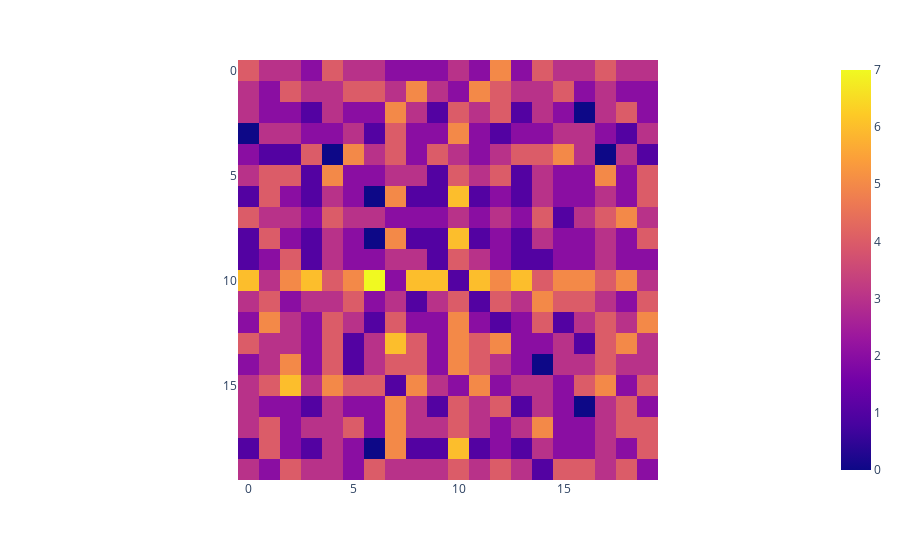
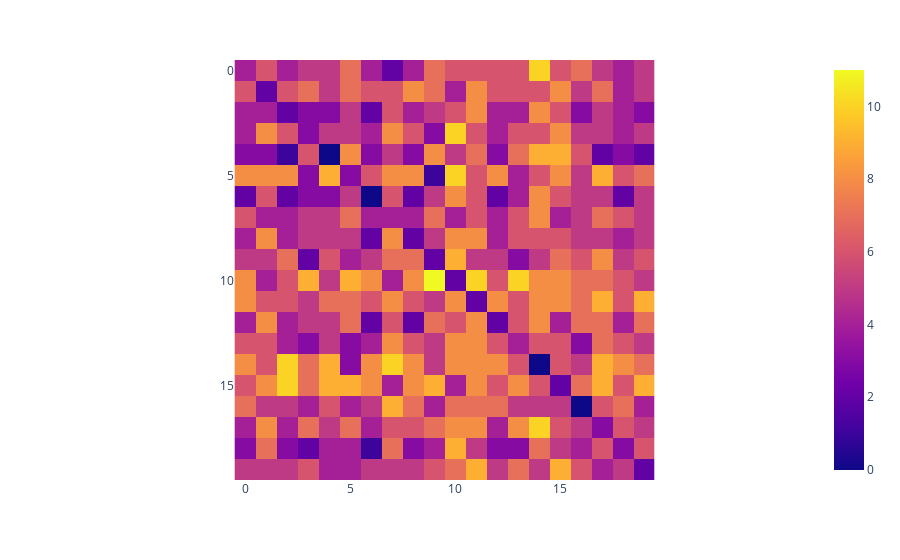
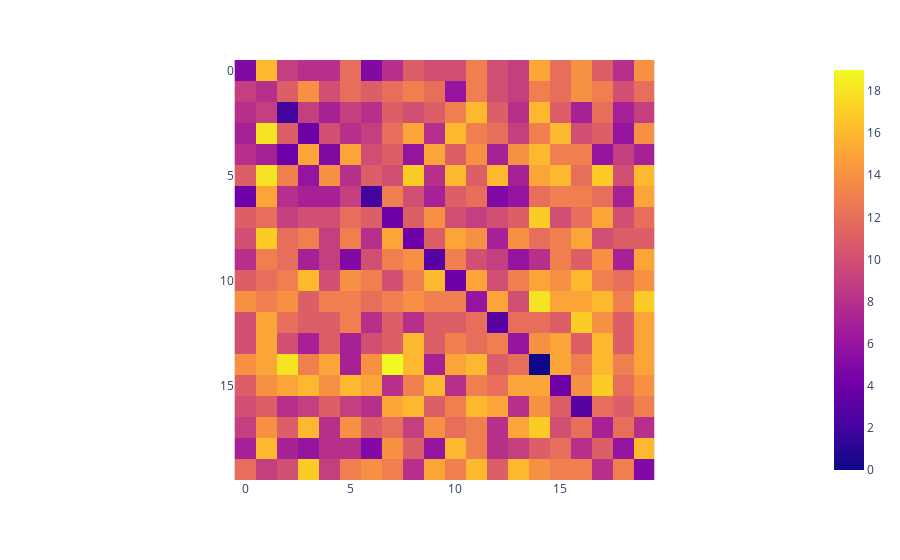
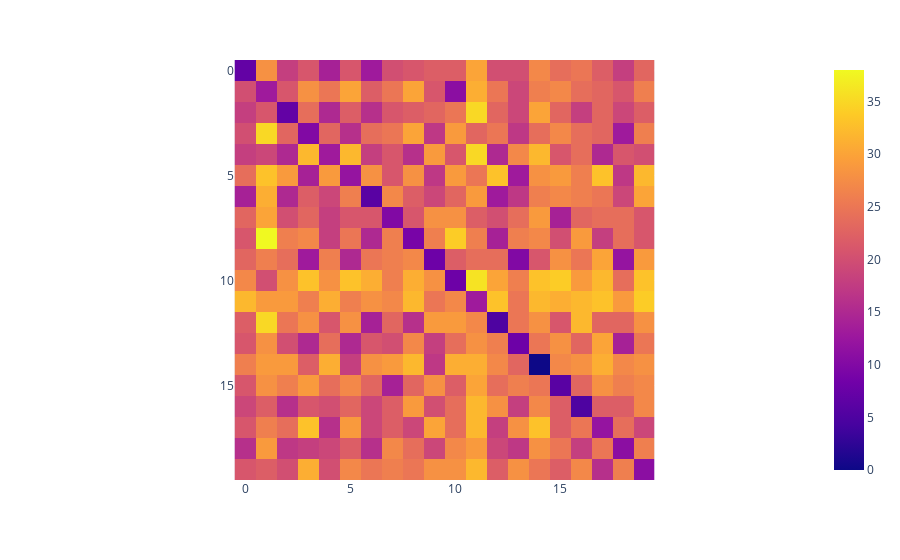

The code cell stored with these charts, in order, in its notebook:
### Markdown cell above
## Process Generated data

Load the generated data and save LSH codes for both source and variants with increasing nbits i.e. 8, 16, 32, 64, 128 hyperplanes.
And then plot HD matrix between all sources and variants for each nbits.

### Code cell
dir_name = "output"
file_name = "paragraphs_processed.csv"

# load data
df = pl.read_csv("data/paragraphs.csv")
source_texts = df.get_column("original").to_list()
variants_texts = df.get_column("very_similar").to_list()

# get embeddings for source and variants
source_embeddings = LSH.get_embedding(source_texts, model)
variant_embeddings = LSH.get_embedding(variants_texts, model)

# Create DataFrame with embeddings of source and variants
df2 = pl.DataFrame(
    {
        "Source": source_texts,
        "Variant": variants_texts,
        "Source Embedding": [
            str(embedding) for embedding in source_embeddings.tolist()
        ],
        "Variant Embedding": [
            str(embedding) for embedding in variant_embeddings.tolist()
        ],
    }
)

print("Saving Embeddings, LSH codes & HD matrix...\n")
for nbits in [8, 16, 32, 64, 128]:
    print(f"\tfor nbits = {nbits}:")
    # Create LSH instance
    lsh = LSH(nbits=nbits, seed=seed, embedding_size=embedding_size)

    hashes_source = lsh.hash_vector(source_embeddings)
    hashes_variant = lsh.hash_vector(variant_embeddings)

    # Add LSH hashes corresponding to the embeddings to the df2 DataFrame
    df2.insert_column(
        len(df2.columns), pl.Series(f"Source Hash {nbits}-bit", hashes_source)
    )
    df2.insert_column(
        len(df2.columns), pl.Series(f"Variant Hash {nbits}-bit", hashes_variant)
    )

    hamming_distances = []
    # calculate HD matrix
    for hash_variant in hashes_variant:
        hamming_distances.append(
            [
                lsh.hamming_distance(hash_source, hash_variant)
                for hash_source in hashes_source
            ]
        )

    # generate a plot for nbits hyperplanes
    fig = px.imshow(hamming_distances)
    fig.show()
    py.offline.plot(fig, filename=f"output/plot_matrix_{nbits}.html", auto_open=False)

# Ensure the file in desired path
ensure_file_exists(dir_name, file_name)

""" Save embeddings + LSH to CSV, linked with source sample """
df2.write_csv(f"{dir_name}/{file_name}", separator=",")

### Figure 1 — Plotly figure (JSON) as saved in the notebook; plotly's stock layout.template omitted (floating-point values rounded to 4 significant figures; data arrays with more than 128 entries replaced by an {"elided": "..."} marker saying what was removed)
{"data": [{"coloraxis": "coloraxis", "hovertemplate": "x: %{x}<br>y: %{y}<br>color: %{z}<extra></extra>", "name": "0", "type": "heatmap", "xaxis": "x", "yaxis": "y", "z": {"elided": "20x20 int values"}}], "layout": {"coloraxis": {"colorscale": [[0, "#0d0887"], [0.1111, "#46039f"], [0.2222, "#7201a8"], [0.3333, "#9c179e"], [0.4444, "#bd3786"], [0.5556, "#d8576b"], [0.6667, "#ed7953"], [0.7778, "#fb9f3a"], [0.8889, "#fdca26"], [1, "#f0f921"]]}, "margin": {"t": 60}, "xaxis": {"anchor": "y", "constrain": "domain", "domain": [0, 1], "scaleanchor": "y"}, "yaxis": {"anchor": "x", "autorange": "reversed", "constrain": "domain", "domain": [0, 1]}}}

### Figure 2 — Plotly figure (JSON) as saved in the notebook; plotly's stock layout.template omitted (floating-point values rounded to 4 significant figures; data arrays with more than 128 entries replaced by an {"elided": "..."} marker saying what was removed)
{"data": [{"coloraxis": "coloraxis", "hovertemplate": "x: %{x}<br>y: %{y}<br>color: %{z}<extra></extra>", "name": "0", "type": "heatmap", "xaxis": "x", "yaxis": "y", "z": {"elided": "20x20 int values"}}], "layout": {"coloraxis": {"colorscale": [[0, "#0d0887"], [0.1111, "#46039f"], [0.2222, "#7201a8"], [0.3333, "#9c179e"], [0.4444, "#bd3786"], [0.5556, "#d8576b"], [0.6667, "#ed7953"], [0.7778, "#fb9f3a"], [0.8889, "#fdca26"], [1, "#f0f921"]]}, "margin": {"t": 60}, "xaxis": {"anchor": "y", "constrain": "domain", "domain": [0, 1], "scaleanchor": "y"}, "yaxis": {"anchor": "x", "autorange": "reversed", "constrain": "domain", "domain": [0, 1]}}}

### Figure 3 — Plotly figure (JSON) as saved in the notebook; plotly's stock layout.template omitted (floating-point values rounded to 4 significant figures; data arrays with more than 128 entries replaced by an {"elided": "..."} marker saying what was removed)
{"data": [{"coloraxis": "coloraxis", "hovertemplate": "x: %{x}<br>y: %{y}<br>color: %{z}<extra></extra>", "name": "0", "type": "heatmap", "xaxis": "x", "yaxis": "y", "z": {"elided": "20x20 int values"}}], "layout": {"coloraxis": {"colorscale": [[0, "#0d0887"], [0.1111, "#46039f"], [0.2222, "#7201a8"], [0.3333, "#9c179e"], [0.4444, "#bd3786"], [0.5556, "#d8576b"], [0.6667, "#ed7953"], [0.7778, "#fb9f3a"], [0.8889, "#fdca26"], [1, "#f0f921"]]}, "margin": {"t": 60}, "xaxis": {"anchor": "y", "constrain": "domain", "domain": [0, 1], "scaleanchor": "y"}, "yaxis": {"anchor": "x", "autorange": "reversed", "constrain": "domain", "domain": [0, 1]}}}

### Figure 4 — Plotly figure (JSON) as saved in the notebook; plotly's stock layout.template omitted (floating-point values rounded to 4 significant figures; data arrays with more than 128 entries replaced by an {"elided": "..."} marker saying what was removed)
{"data": [{"coloraxis": "coloraxis", "hovertemplate": "x: %{x}<br>y: %{y}<br>color: %{z}<extra></extra>", "name": "0", "type": "heatmap", "xaxis": "x", "yaxis": "y", "z": {"elided": "20x20 int values"}}], "layout": {"coloraxis": {"colorscale": [[0, "#0d0887"], [0.1111, "#46039f"], [0.2222, "#7201a8"], [0.3333, "#9c179e"], [0.4444, "#bd3786"], [0.5556, "#d8576b"], [0.6667, "#ed7953"], [0.7778, "#fb9f3a"], [0.8889, "#fdca26"], [1, "#f0f921"]]}, "margin": {"t": 60}, "xaxis": {"anchor": "y", "constrain": "domain", "domain": [0, 1], "scaleanchor": "y"}, "yaxis": {"anchor": "x", "autorange": "reversed", "constrain": "domain", "domain": [0, 1]}}}
